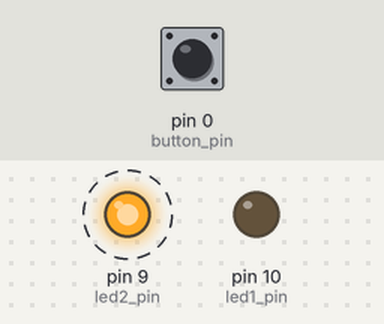
This sketch was run on a simulated Arduino Uno, built with avr-gcc and run on an emulated ATmega328P. Shown: output pins drawn as LEDs (lit = HIGH). Dashed ring = blinking. Inputs (shaded band) come from the test bench; at power-on: pin 0 (button_pin) HIGH.

Above: at 1.29 s.
1.3 s: pin 0 (button_pin) pulled LOW for 0.15 s
At 1.54 s:
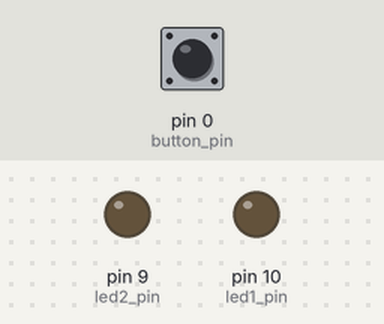
4.3 s: pin 0 (button_pin) pulled LOW for 3.2 s
At 4.46 s:
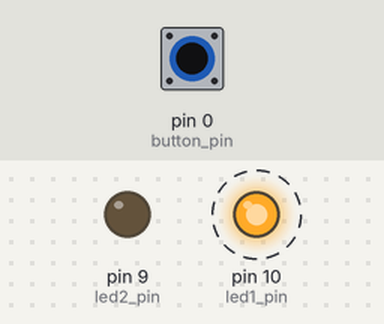
Timing chart, 0 to 15.0 s (numbered marks = the images above; inputs shaded):
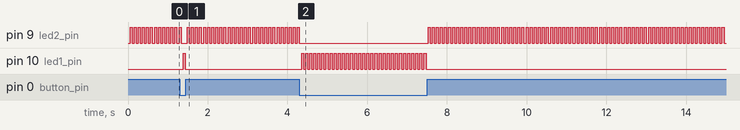

The sketch:

class1_-_3_button.ino
```cpp
///Use a button to control what the LEDs are doing

int led1_pin =  10;  // The pin for LED1
int led1_state = LOW;  // The state of LED1

int led2_pin =  9;  // The LED2 pin
int led2_state = 0;  // The LED2 state LOW and 0 are synonymous

unsigned long  previous_time1 = 0;  // will store the last time LED1 was updated
unsigned long  previous_time2 = 0;  // will store the last time LED2 was updated

unsigned long current_time;

unsigned long interval1 = 50; //the interval that LED1 will change
unsigned long interval2 = 50; //the interval that LED2 will change

int button_pin = 0; //the pin one side of the button is connected to. The other side connects to ground.
int button_state; //where we will store if the reading on the pin is high or low.

void setup() {
  // set both LED pins as output:
  pinMode(led1_pin, OUTPUT);
  pinMode(led2_pin, OUTPUT);
  pinMode(button_pin, INPUT_PULLUP);  //When using a button, always make sure to set the mode to INPUT_PULLUP

}

void loop()
{
  current_time = millis();

  //if the button is not being pressed it will read "HIGH" aka 1. if it pressed it will read LOW
  button_state = digitalRead(button_pin);

  if (current_time - previous_time1 > interval1) {
    previous_time1 = current_time;

    if (led1_state == LOW) {
      led1_state = HIGH;
    }
    else {
      led1_state = LOW;
    }
    if (button_state == 0) { // if the button is pressed
      digitalWrite(led1_pin, led1_state); //do the same thing as before
    }
    if (button_state == 1) {
      digitalWrite(led1_pin, 0); //don't light up
    }
  }


  if (current_time - previous_time2 > interval2) { //has "interval2" amount of time past since we last executed this code?
    previous_time2 = current_time;

    // if  LED2 is off turn it on and vice versa:
    if (led2_state == 0) {
      led2_state = 1;
    }
    else {
      led2_state = 0;
    }

    if (button_state == 1) { // we can do the opposite for this LED
      digitalWrite(led2_pin, led2_state);
    }
    else { //there are only two options so else works too
      digitalWrite(led2_pin, 0);
    }
  }

}
```

Measured:
- after the input at 1.3 s, pin 10 (led1_pin): LOW → HIGH after 0.08 s, → LOW 0.05 s later
- after the input at 4.3 s, pin 10 (led1_pin): alternates HIGH for 0.05 s and LOW for 0.05 s, 62 changes in all, then stays LOW, starting after 0.05 s
- by itself, pin 9 (led2_pin): repeats every 0.10 s: HIGH 0.05 s, LOW 0.05 s
